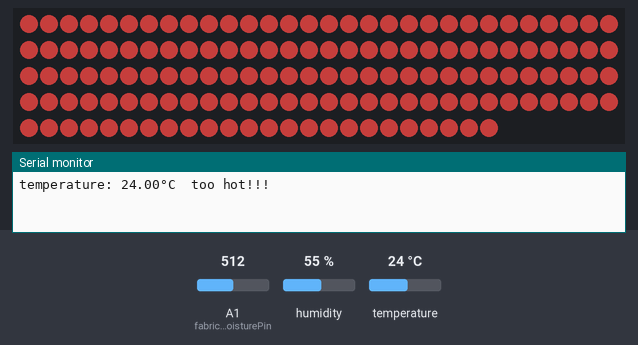
Simulated run of this sketch. Board: Arduino Uno, built with avr-gcc and run on an emulated ATmega328P. On the bench: 144 RGB LEDs in strip order, left to right, continuing on the next row, the last lines printed to the serial monitor. Inputs (shaded band) come from the test bench; at power-on: temperature 24 °C, A1 (fabricsMoisturePin) = 512, humidity 55 %. Dim RGB values are drawn brighter than linear.

Above: at 1.24 s.
6.3 s: temperature set to 11 °C
20.3 s: temperature set to 8 °C
At 29.8 s:
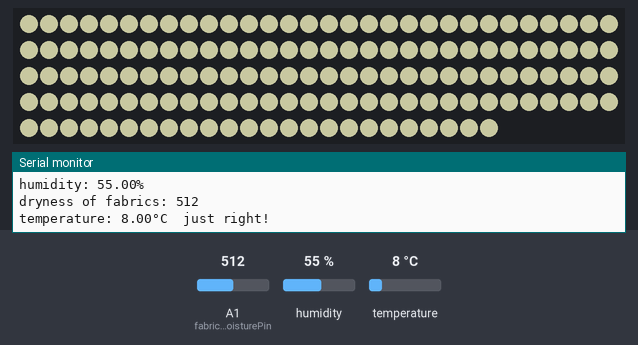
30.9 s: temperature set to 6 °C
39.6 s: temperature set to 3 °C
At 49.1 s:
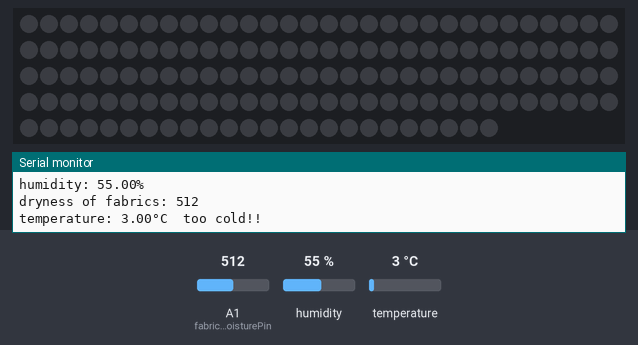
49.4 s: temperature set to 12 °C
At 57.18 s:
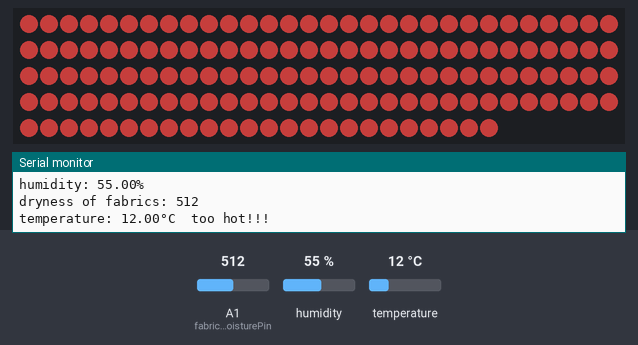
58.8 s: temperature set to 4 °C
At 66.64 s:
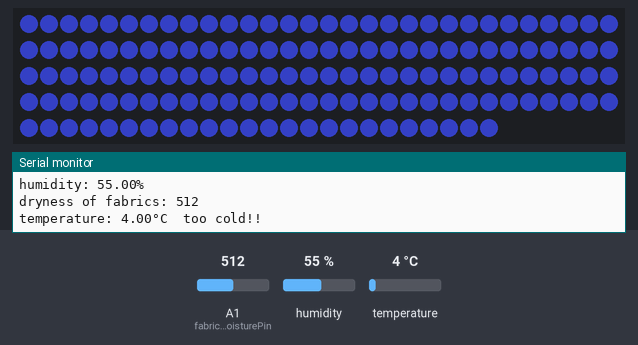
Timing chart, 0 to 68.1 s (numbered marks = the images above; inputs shaded):
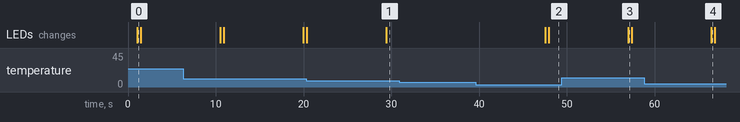

The sketch:

foodCompartment.ino
```cpp
//-------libraries-------
#include <DHT.h>
#include <FastLED.h>

//-------temperature lights-------
#define light 5
#define NUM_LEDS 144
CRGB leds[NUM_LEDS];

//-------temp humi sensor-------
#define DHTPIN 2
#define DHTTYPE DHT11
DHT dht(DHTPIN, DHTTYPE);

//--------fabrics moisture sensor-------------
#define fabricsMoisturePin A1
int fabricsMoistureLevel;

void setup() {
  Serial.begin(9600);

  //temp humi sensor
  dht.begin(); //initialising the sensor

  //temperature lights
  FastLED.addLeds<WS2812B, light, GRB>(leds, NUM_LEDS);
	FastLED.setBrightness(255);
	FastLED.clear(true);

}

void loop() {
  // put your main code here, to run repeatedly:

  tempCheck();
  delay(2000);
  humiCheck();
  delay(2000);
  fabricsMoisture();
  delay(2000);
}
```

moisture.ino
```cpp
void fabricsMoisture(){
  fabricsMoistureLevel = analogRead(fabricsMoisturePin);
  Serial.print("dryness of fabrics: ");
  Serial.println(fabricsMoistureLevel);
  //delay(2000);
}
```

tempHumi.ino
```cpp
void tempCheck(){
  FastLED.setBrightness(100);
  delay(1000); //waiting few seconds between measurements
  //reading temp
  float temp = dht.readTemperature();

  //checking if reading failed
  if (isnan(temp)) {
    Serial.println("Failed to read temp sensor!!");
  }

  else{
    Serial.print("temperature: ");
    Serial.print(temp);
    Serial.print("°C ");
  }

  if (temp>=10){
    Serial.println(" too hot!!!");
    blinkRed();
  }

  if (temp<10 && temp>5){
    Serial.println(" just right!");
    defaultColor();
  }

  if (temp<5){
    Serial.println(" too cold!!");
    blinkBlue();
  }

}


void humiCheck(){
  delay(2000); //waiting few seconds between measurements
  //reading humidity
  float humi = dht.readHumidity();

  //checking if reading failed
  if (isnan(humi)) {
    Serial.println("Failed to read humi sensor!!");
  }

  else{
    Serial.print("humidity: ");
    Serial.print(humi);
    Serial.println("%");
  }

}
```

temperatureLights.ino
```cpp
void blue(){
  for(int i=0; i<NUM_LEDS; i++){
		leds[i] = CRGB(65, 81, 242); //#4151F2
	}
  //while temp is cold
	FastLED.show();
}

void red(){
  for(int i=0; i<NUM_LEDS; i++){
		leds[i] = CRGB(245, 77, 74); //#F54D4A
	}
  FastLED.show();
}

void defaultColor() {
  for(int i=0; i<NUM_LEDS; i++){
		leds[i] = CRGB(255, 255, 204); //#F54D4A
	}
  FastLED.show();
}

//-------------blinkings--------------------

void blinkBlue(){
  static unsigned long lastBlinkTime = 0;
  if(millis() - lastBlinkTime >= 900UL){
    blue();
    lastBlinkTime = millis();
    //Serial.println("blinkkkk");
    delay(400);
    FastLED.clear(true);
    //ledOn = false;
  }
}

void blinkRed(){
  static unsigned long lastBlinkTime = 0;
  if(millis() - lastBlinkTime >= 900UL){
    red();
    lastBlinkTime = millis();
    //Serial.println("blinkkkk");
    delay(400);
    FastLED.clear(true);
    //ledOn = false;
  }
}
```

Measured:
- the behaviour switches between 10 and 9 °C on temperature (found by bisection; images 0 and 1)
- the behaviour switches between 5 and 4 °C on temperature (found by bisection; images 1 and 2)
- after the input at 20.3 s, the LEDs: first differ from a run without the input after 9.1 s (image 1)
- after the input at 39.6 s, the LEDs: first change after 7.9 s (image 2 shows a later state)
- after the input at 49.4 s, the LEDs: change after 7.6 s (image 3)
- after the input at 58.8 s, the LEDs: change after 7.6 s (image 4)
- what the display in image 0 shows lasts 0.4 s, from 1.0 s to 1.4 s
